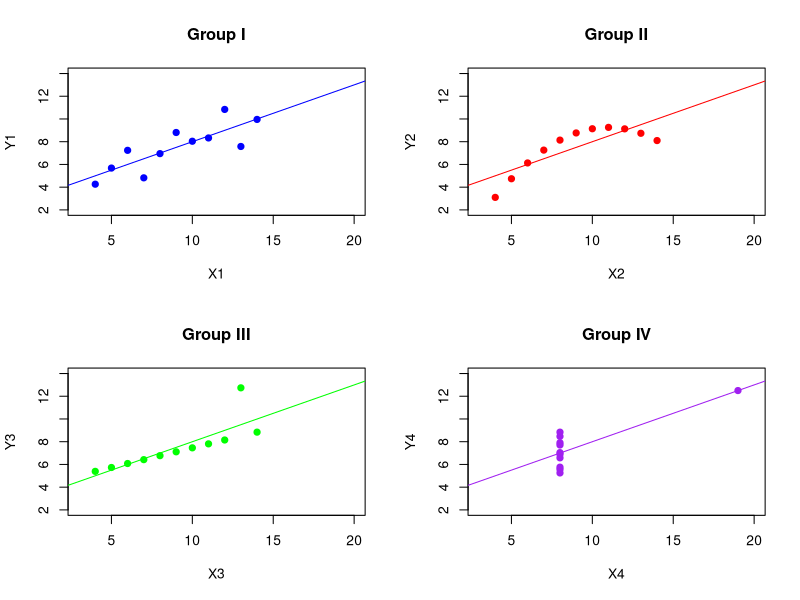
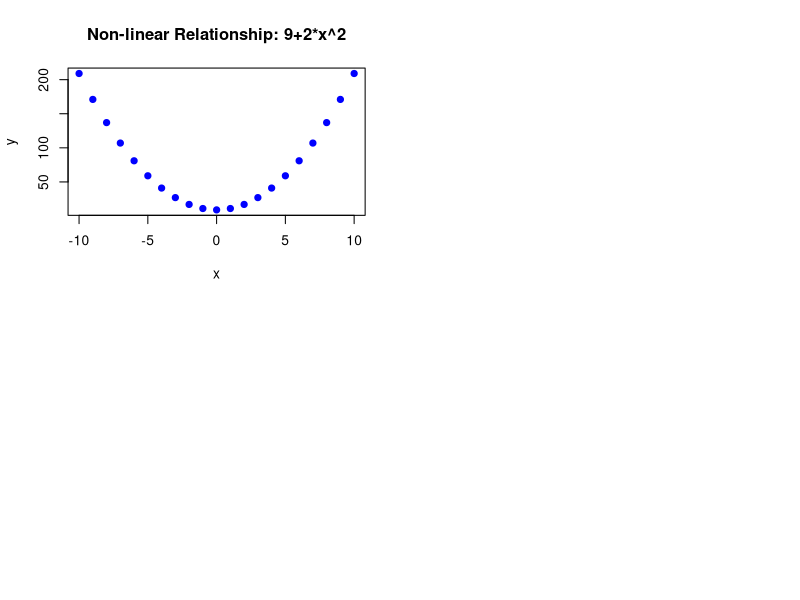

The R source for these figures, in order:
## ---- chunk 1
# Set seed for reproducibility
set.seed(0)

# Generate two variables each with 20 observations, all less than 10
x <- runif(20, min = 0, max = 10)
y <- runif(20, min = 0, max = 10)

# Scaling the data by multiplying each element by 1000
x_scaled <- x * 1000
y_scaled <- y * 1000

# Print the original and scaled variables
#print(x)
#print(y)
#print(x_scaled)
#print(y_scaled)

# Calculate the covariance between x and y
covariance_original <- cov(x, y)
print(paste("Original covariance:", covariance_original))

# Calculate the covariance between x_scaled and y_scaled
covariance_scaled <- cov(x_scaled, y_scaled)
print(paste("Covariance after scaling:", covariance_scaled))

# Compute standard deviations for both datasets
sd_x <- sd(x)
sd_y <- sd(y)
#print(paste("Standard deviation of x:", sd_x))
#print(paste("Standard deviation of y:", sd_y))

# Standardize the variables
x_standardized <- (x - mean(x)) / sd_x
y_standardized <- (y - mean(y)) / sd_y
#print(paste("Standardized variable x:", x_standardized))
#print(paste("Standardized variable y:", y_standardized))

# Calculate the covariance between the standardized x and y which give us the correlation coefficient:
correlation_original <- cov(x_standardized, y_standardized)
print(paste("Correlation after standardizing:", correlation_original))

# Equivalent formula to calculate the correlation between the original x and y
correlation_original2 <- cov(x, y) / (sd_x * sd_y)
print(paste("Correlation after standardizing2:", correlation_original2))

# Compute standard deviations for both scaled datasets
sd_x_scaled <- sd(x_scaled)
sd_y_scaled <- sd(y_scaled)
# Standardize the variables
x_scaled_standardized <- (x_scaled - mean(x_scaled)) / sd_x_scaled
y_scaled_standardized <- (y_scaled - mean(y_scaled)) / sd_y_scaled

# Calculate the correlation between the scaled x and y
correlation_scaled <- cov(x_scaled, y_scaled)/(sd_x_scaled * sd_y_scaled)
print(paste("Correlation after scaling:", correlation_scaled))
# Equivalent formula to calculate the correlation between the scaled x and y
correlation_scaled2 <- cov(x_scaled_standardized, y_scaled_standardized)
print(paste("Correlation after scaling:", correlation_scaled2))

## ---- chunk 2
# Create Anscombe's quartet dataset
anscombe <- data.frame(
  x1 = c(10, 8, 13, 9, 11, 14, 6, 4, 12, 7, 5),
  y1 = c(8.04, 6.95, 7.58, 8.81, 8.33, 9.96, 7.24, 4.26, 10.84, 4.82, 5.68),
  x2 = c(10, 8, 13, 9, 11, 14, 6, 4, 12, 7, 5),
  y2 = c(9.14, 8.14, 8.74, 8.77, 9.26, 8.10, 6.13, 3.10, 9.13, 7.26, 4.74),
  x3 = c(10, 8, 13, 9, 11, 14, 6, 4, 12, 7, 5),
  y3 = c(7.46, 6.77, 12.74, 7.11, 7.81, 8.84, 6.08, 5.39, 8.15, 6.42, 5.73),
  x4 = c(8, 8, 8, 8, 8, 8, 8, 19, 8, 8, 8),
  y4 = c(6.58, 5.76, 7.71, 8.84, 8.47, 7.04, 5.25, 12.50, 5.56, 7.91, 6.89)
)

# Set up the plotting area with consistent axes and include fitted lines
par(mfrow = c(2, 2)) # Arrange plots in a 2x2 grid

# Define consistent x and y axis limits
xlim <- c(3, 20)
ylim <- c(2, 14)

# Function to calculate and print stats for each group
calculate_stats <- function(x, y) {
  c(mean_x = formatC(mean(x), format = "f", digits = 3), 
    mean_y = formatC(mean(y), format = "f", digits = 3), 
    variance_x = formatC(var(x), format = "f", digits = 3), 
    variance_y = formatC(var(y), format = "f", digits = 3), 
    covariance = formatC(cov(x, y), format = "f", digits = 3),  # Calculating covariance
    correlation = formatC(cor(x, y), format = "f", digits = 3), 
    intercept = formatC(coef(lm(y ~ x))[1], format = "f", digits = 3), 
    slope = formatC(coef(lm(y ~ x))[2], format = "f", digits = 3))
}

# Calculate stats for each group
stats1 <- calculate_stats(anscombe$x1, anscombe$y1)
stats2 <- calculate_stats(anscombe$x2, anscombe$y2)
stats3 <- calculate_stats(anscombe$x3, anscombe$y3)
stats4 <- calculate_stats(anscombe$x4, anscombe$y4)

# Create a matrix for the statistics
stats_matrix <- cbind("Statistics" = c("Mean X", "Mean Y", "Variance X", "Variance Y", 
                                      "Covariance", "Correlation", "Intercept", "Slope"), 
                     "Group I" = stats1, 
                     "Group II" = stats2, 
                     "Group III" = stats3, 
                     "Group IV" = stats4)

# Convert matrix to data frame for nicer printing
stats_df <- as.data.frame(stats_matrix)

# Print the data frame without row names
print(stats_df, row.names = FALSE)

# Print the data frame without row names
print(stats_df, row.names = FALSE)

# Group I
plot(anscombe$x1, anscombe$y1, main = "Group I", xlab = "X1", ylab = "Y1", 
     pch = 19, col = "blue", xlim = xlim, ylim = ylim)
abline(lm(y1 ~ x1, data = anscombe), col = "blue")

# Group II
plot(anscombe$x2, anscombe$y2, main = "Group II", xlab = "X2", ylab = "Y2", 
     pch = 19, col = "red", xlim = xlim, ylim = ylim)
abline(lm(y2 ~ x2, data = anscombe), col = "red")

# Group III
plot(anscombe$x3, anscombe$y3, main = "Group III", xlab = "X3", ylab = "Y3", 
     pch = 19, col = "green", xlim = xlim, ylim = ylim)
abline(lm(y3 ~ x3, data = anscombe), col = "green")

# Group IV
plot(anscombe$x4, anscombe$y4, main = "Group IV", xlab = "X4", ylab = "Y4", 
     pch = 19, col = "purple", xlim = xlim, ylim = ylim)
abline(lm(y4 ~ x4, data = anscombe), col = "purple")

## ---- chunk 3
# Set seed for reproducibility
set.seed(0)

# Generate x as a sequence of values
x <- -10:10

# Define y as a non-linear function of x (e.g., y = A+B*x^2)
y <- 9+2*x^2

# Plot x vs y to visualize the non-linear relationship
plot(x, y, main = "Non-linear Relationship: 9+2*x^2", xlab = "x", ylab = "y", pch = 19, col = "blue")

# Calculate and print the correlation between x and y
correlation <- cor(x, y)
print(paste("Correlation between x and y:", formatC(correlation, format = "f", digits = 3)))

## ---- chunk 4
# Set seed for reproducibility
set.seed(123)

# Generate a vector of 10,000 random integers between 9 and 24
x <- sample(9:24, 10000, replace = TRUE)

# View the first few elements of x
# head(x)
intercept <- 3
slope <- 2
epsilon <- rnorm(10000, mean = 0, sd = 1)  # Error term
y <- intercept + slope * x + epsilon  # True linear relationship with some noise

# Perform linear regression using OLS
ols_model <- lm(y ~ x)
summary(ols_model)

# Perform linear regression using MLE
mle_model <- nls(y ~ beta0 + beta1 * x, start = list(beta0 = 0, beta1 = 0))
summary(mle_model)
